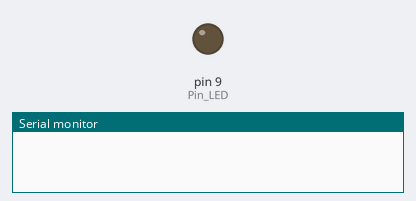
Bench run of a sketch on a simulated Arduino Uno, built with avr-gcc and run on an emulated ATmega328P. On the bench: output pins drawn as LEDs (lit = HIGH), the last lines printed to the serial monitor.

Above: at 0.05 s.
At 2.35 s:
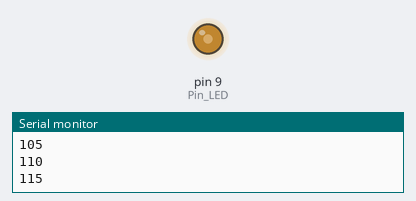
At 4.65 s:
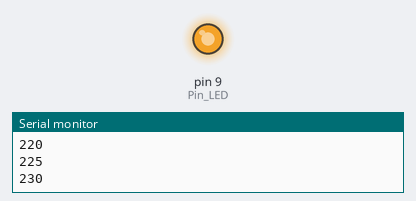
At 9.3 s:
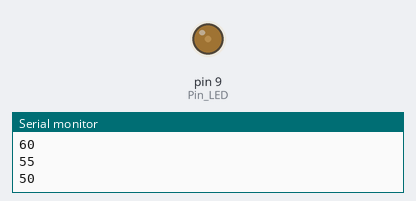
Timing chart, 0 to 13.3 s (numbered marks = the images above):
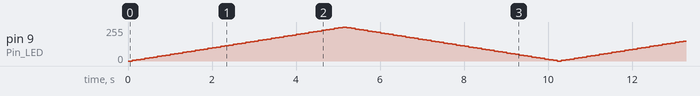

The sketch:

ProyectoSensores_PWM_Auto.ino
```cpp
//Proyecto Sensores y Actuadores
//Parte II: Usos del PWM

//PWM AUTOMATICO ------------------------------------------------------------
// Definición del pin para el LED
const int Pin_LED = 9;

// Variables para la intensidad del LED
int brillo = 0; // Brillo inicial
int atenuacion = 5; // Cantidad de incremento

void setup() {
  Serial.begin(9600);
  pinMode(Pin_LED, OUTPUT);
}

void loop() {
  // primero ajustamos el brillo del LED
  analogWrite(Pin_LED, brillo);

  // Cambiamos el brillo para la próxima vez
  brillo = brillo + atenuacion;

  // Invertimos la dirección del cambio de brillo al llegar a los límites
  if (brillo <= 0 || brillo >= 255) {
    atenuacion = -atenuacion ;
  }

  // velocidad de la atenuación
  delay(100);
  Serial.println(brillo);
}
```
